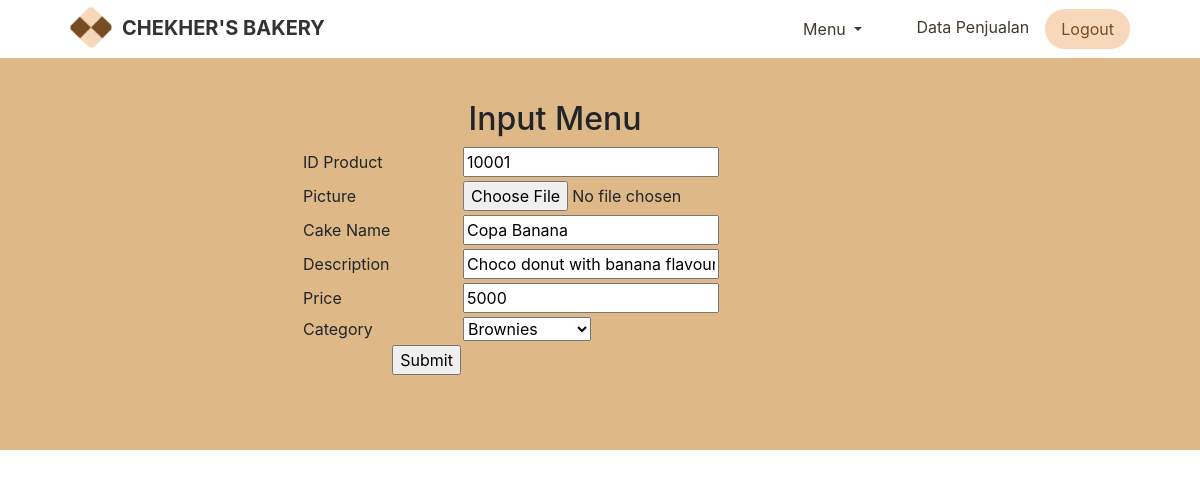
The app's page /edit.php?id=10001 (signed in) with its own data.
### tables this page shows
CREATE TABLE `Menu` (
  `id` varchar(5) NOT NULL,
  `gambar` varchar(50) NOT NULL,
  `nama` varchar(30) NOT NULL,
  `descri` text NOT NULL,
  `harga` int(11) NOT NULL,
  `kategori` varchar(20) NOT NULL
);

### edit.php (the view, shortened to what this page needs)
<!DOCTYPE html>
<html>
<head>
    <link rel="stylesheet" href="assets/bootstrap/css/bootstrap.min.css">
    <link rel="stylesheet" href="assets/fonts/font-awesome.min.css">
    <link rel="stylesheet" href="assets/css/-Login-form-Page-BS4-.css">
    <link rel="stylesheet" href="assets/css/Bold-BS4-Footer-Big-Logo.css">
    <link rel="stylesheet" href="assets/css/Navigation-with-Button.css">
    <link rel="stylesheet" href="assets/css/Registration-Form-with-Photo.css">
    <link rel="stylesheet" href="assets/css/styles.css">
</head>
<body>
    <div>
        <nav class="navbar navbar-light navbar-expand-md fixed-top navigation-clean-button" style="height:58px;">
            <div class="container"><a class="navbar-brand" href="#"><img src="assets/img/logo.jpg" id="logo">CHEKHER'S BAKERY</a>
                <div
                    class="collapse navbar-collapse" id="navcol-1">
                    <ul class="nav navbar-nav ml-auto">
                        <li class="dropdown"><a class="dropdown-toggle nav-link dropdown-toggle" data-toggle="dropdown" aria-expanded="false" href="#">Menu&nbsp;</a>
                        </li>
                        <li class="nav-item" role="presentation"><a class="nav-link" href="#"></a></li>
                    </ul><span class="navbar-text actions"> <a href="penjualan.php" class="login">Data Penjualan</a><a class="btn btn-light action-button" role="button" href="#">Logout</a></span></div>
    </div>
    </nav>
    </div>
    <div style="height: 450px;  width: auto; background-color: #DEB887; border-top-left-radius: 60px; border-top-right-radius: 60px; padding-left: 10px"  class="form-input">
            <center>
              <h2>Input Menu</h2>
        <form method="POST" action="update.php" enctype="multipart/form-data">
          <table>
            <?php
      include 'konek.php';
      $id=$_GET['id'];
      $query=mysqli_query($koneksi, "select * from Menu where id='$id'");
    $data=mysqli_fetch_array($query);
      ?>
            <tr>
              <td>ID Product</td>
              <td></td>
              <td><input type="text" name="id" value="<?php echo $data['id']; ?>"></td>
            </tr>
            <tr>
              <td></td>
            </tr>
            <tr>
              <td>Picture</td>
              <td></td>
              <td><input type="file" name="foto" value="<?php echo $data['gambar']; ?>"></td>
            </tr>
            <tr>
              <td></td>
            </tr>
            <tr>
                <tr>
              <td>Cake Name</td>
              <td>  </td>
              <td><input type="text" name="nama" value="<?php echo $data['nama']; ?>"></td>
            </tr>
            <tr>
              <td></td>
            </tr>
            <tr>
              <td>Description</td>
              <td></td>
              <td><input type="text" name="desc" value="<?php echo $data['descri']; ?>"></td>
            </tr>
            <tr>
              <td></td>
            </tr>
                <tr>
              <td>Price</td>
              <td></td>
              <td><input type="text" name="harga" value="<?php echo $data['harga']; ?>"></td>
            </tr>
            <tr>
              <td></td>
              <td></td>
            </tr>
            <tr>
              <td>Category</td>
              <td></td>
              <td><select name="kategori" >
                <option value="Brownies"> Brownies </option>
          </select>
            </td>
            </tr>
            <tr>
              <td></td>
            </tr>
        <tr>
              <td></td>
              <td><input type="Submit" name="Submit" value="Submit"></td>
            </tr>
          </table>
        </form>
        </center>
    </div>
</body>
</html>

### assets/css/Navigation-with-Button.css (style rules this page uses)
.navigation-clean-button { background:#fff; padding-top:.75rem; padding-bottom:.75rem; color:#333; border-radius:0; box-shadow:none; border:none; margin-bottom:0; }
@media (min-width:768px) { .navigation-clean-button { padding:0px; } }
.navigation-clean-button .navbar-brand { font-weight:bold; color:inherit; }
.navigation-clean-button .navbar-collapse, .navigation-clean-button .form-inline { border-top-color:#ddd; }
.navigation-clean-button.navbar .navbar-nav .nav-link { padding-left:18px; padding-right:18px; }
.navigation-clean-button.navbar-light .navbar-nav .nav-link { color:#403a2c; }
.navigation-clean-button .actions .login { margin-right:1rem; text-decoration:none; color:#403a2c; }
.navigation-clean-button .navbar-text .action-button, .navigation-clean-button .navbar-text .action-button:active, .navigation-clean-button .navbar-text .action-button:hover { background:#f7d8bb; border-radius:20px; font-size:inherit; color:#774d25; box-shadow:none; border:none; text-shadow:none; padding:.5rem 1rem; transition:background-color 0.25s; font-size:inherit; }
.container { text-align:center; padding:40px; }

### assets/css/styles.css (style rules this page uses)
body { margin:0; font-family:-apple-system,BlinkMacSystemFont,"Segoe UI",Roboto,"Helvetica Neue",Arial,sans-serif,"Apple Color Emoji","Segoe UI Emoji","Segoe UI Symbol"; }
#logo { max-width:42px; margin-right:10px; margin-top:-3px; display:inline-block; }
.form-input { padding: 100px; }

### records on screen
menu: id "10001", nama "Copa Banana", desc "Choco donut with banana flavour", harga "5000"
